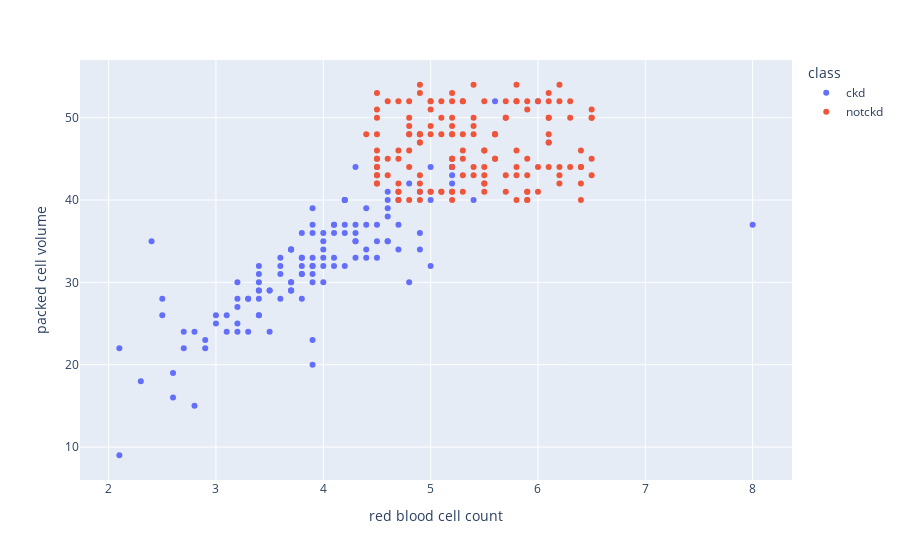

Notebook code cell kept with this figure:
### Code cell
scatters('red blood cell count', 'packed cell volume')

### Figure 1 — Plotly figure (JSON) as saved in the notebook; plotly's stock layout.template omitted (floating-point values rounded to 4 significant figures; data arrays with more than 128 entries replaced by an {"elided": "..."} marker saying what was removed)
{"data": [{"hovertemplate": "class=ckd<br>red blood cell count=%{x}<br>packed cell volume=%{y}<extra></extra>", "legendgroup": "ckd", "marker": {"color": "#636efa", "symbol": "circle"}, "mode": "markers", "name": "ckd", "orientation": "v", "showlegend": true, "type": "scatter", "x": {"elided": "250 float values"}, "xaxis": "x", "y": {"elided": "250 int values"}, "yaxis": "y"}, {"hovertemplate": "class=notckd<br>red blood cell count=%{x}<br>packed cell volume=%{y}<extra></extra>", "legendgroup": "notckd", "marker": {"color": "#EF553B", "symbol": "circle"}, "mode": "markers", "name": "notckd", "orientation": "v", "showlegend": true, "type": "scatter", "x": {"elided": "150 float values"}, "xaxis": "x", "y": {"elided": "150 int values"}, "yaxis": "y"}], "layout": {"legend": {"title": {"text": "class"}, "tracegroupgap": 0}, "margin": {"t": 60}, "xaxis": {"anchor": "y", "domain": [0, 1], "title": {"text": "red blood cell count"}}, "yaxis": {"anchor": "x", "domain": [0, 1], "title": {"text": "packed cell volume"}}}}
